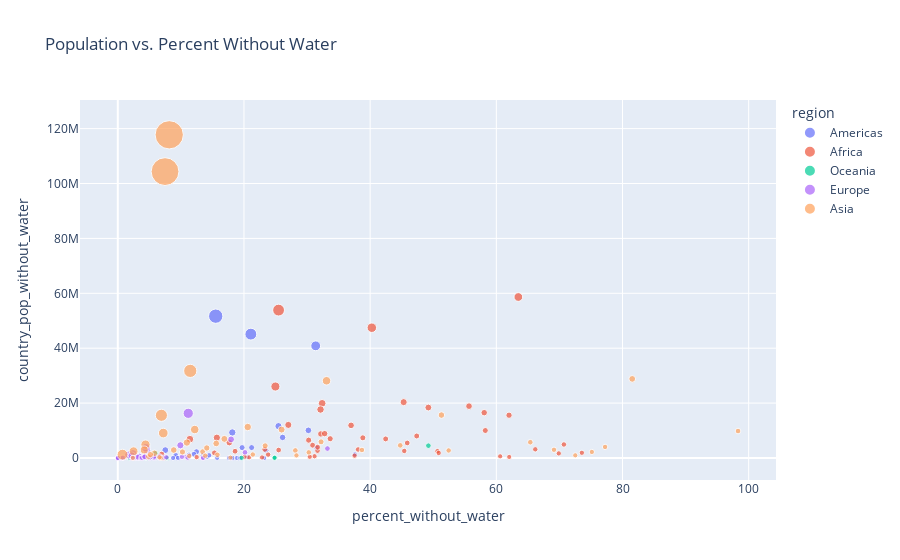

Here is the notebook cell this chart was saved with:
### Code cell
# plot the countries by population withgout water and percent without water
px.scatter(df_countries, x="percent_without_water", y="country_pop_without_water", size="bubble_size", color="region", hover_name="bubble_text", title="Population vs. Percent Without Water")

### Figure 1 — Plotly figure (JSON) as saved in the notebook; plotly's stock layout.template omitted (floating-point values rounded to 4 significant figures)
{"data": [{"hovertemplate": "<b>%{hovertext}</b><br><br>region=Americas<br>percent_without_water=%{x}<br>country_pop_without_water=%{y}<br>bubble_size=%{marker.size}<extra></extra>", "hovertext": ["British Virgin Islands", "Saint Martin (French part)", "Panama", "Suriname", "Greenland", "Guyana", "Puerto Rico", "Belize", "El Salvador", "Canada", "French Guiana", "Honduras", "Guatemala", "Costa Rica", "Dominican Republic", "Haiti", "Chile", "Colombia", "Turks and Caicos Islands", "Bahamas", "Curacao", "United States", "Jamaica", "Nicaragua", "Ecuador", "Cuba", "Guadeloupe", "Paraguay", "Brazil", "Peru", "Saint Vincent and the Grenadines", "Trinidad and Tobago", "Saint Lucia", "Martinique", "Montserrat", "Bolivia", "Venezuela", "Mexico", "Argentina", "Grenada", "Uruguay", "Saint Pierre and Miquelon", "Bonaire Sint Eustatius and Saba", "Falkland Islands", "Saint Kitts and Nevis", "United States Virgin Islands"], "legendgroup": "Americas", "marker": {"color": "#636efa", "size": [50.03, 50.04, 54.38, 50.59, 50.06, 50.79, 52.83, 50.4, 56.52, 88.07, 50.31, 60.06, 68.25, 55.14, 60.95, 61.54, 69.21, 101.3, 50.04, 50.4, 50.16, 382.9, 52.97, 56.7, 67.89, 61.32, 50.4, 57.22, 264.0, 83.36, 50.11, 51.4, 50.18, 50.37, 50.0, 61.83, 78.7, 180.3, 95.61, 50.11, 53.49, 50.01, 50.03, 50.0, 50.05, 50.1], "sizemode": "area", "sizeref": 3.736, "symbol": "circle"}, "mode": "markers", "name": "Americas", "orientation": "v", "showlegend": true, "type": "scatter", "x": [0.03421, 0, 9.235, 5.053, 7.542, 4.109, 6.591, 2.134, 7.411, 7.526, 4.468, 11.29, 12.47, 6.099, 9.183, 31.52, 19.7, 18.15, 2.761, 15.75, 2.738, 15.52, 14.14, 14.46, 21.21, 12.05, 18.23, 13.5, 21.09, 30.21, 2.014, 20.51, 7.412, 9.545, 8.762, 23.5, 26.12, 31.37, 25.47, 17.62, 37.57, 0.3555, 18.88, 23.2, 18.15, 19.4], "xaxis": "x", "y": [10.41, 0, 404600.0, 29900.0, 4289.0, 32480.0, 186400.0, 8642.0, 483100.0, 2865000.0, 13690.0, 1136000.0, 2276000.0, 313400.0, 1006000.0, 3638000.0, 3785000.0, 9303000.0, 1083.0, 62510.0, 4513.0, 51670000.0, 420400.0, 969200.0, 3795000.0, 1364000.0, 72910.0, 974900.0, 45130000.0, 10080000.0, 2241.0, 287800.0, 13670.0, 35770.0, 436.4, 2781000.0, 7498000.0, 40860000.0, 11610000.0, 19910.0, 1309000.0, 20.52, 4992.0, 818.5, 9717.0, 20210.0], "yaxis": "y"}, {"hovertemplate": "<b>%{hovertext}</b><br><br>region=Africa<br>percent_without_water=%{x}<br>country_pop_without_water=%{y}<br>bubble_size=%{marker.size}<extra></extra>", "hovertext": ["Mauritius", "Congo", "Eswatini", "Lesotho", "Malawi", "Guinea-Bissau", "Equatorial Guinea", "Sierra Leone", "Uganda", "Zambia", "Tanzania", "Central African Republic", "Democratic Republic of Congo", "Mozambique", "Burundi", "South Africa", "Guinea", "Cameroon", "Madagascar", "Nigeria", "Rwanda", "Togo", "Reunion", "Egypt", "Zimbabwe", "Angola", "Liberia", "Cote d'Ivoire", "Ghana", "Gambia", "Kenya", "Gabon", "Benin", "Sao Tome and Principe", "Ethiopia", "Morocco", "Algeria", "Mali", "South Sudan", "Burkina Faso", "Tunisia", "Senegal", "Chad", "Eritrea", "Namibia", "Mauritania", "Niger", "Botswana", "Djibouti", "Sudan", "Somalia", "Western Sahara", "Libya"], "legendgroup": "Africa", "marker": {"color": "#EF553B", "size": [51.27, 55.66, 51.17, 52.16, 69.65, 52.02, 51.45, 58.14, 97.12, 68.92, 111.5, 54.92, 142.4, 82.16, 62.26, 110.0, 63.5, 77.22, 78.43, 261.4, 63.28, 58.48, 50.9, 154.3, 65.09, 83.93, 55.18, 77.05, 81.73, 52.49, 105.0, 52.28, 62.45, 50.22, 167.9, 87.34, 94.62, 70.86, 61.38, 71.5, 61.94, 67.2, 66.91, 53.6, 52.59, 54.78, 75.13, 52.4, 51.0, 94.91, 66.36, 50.61, 56.96], "sizemode": "area", "sizeref": 3.736, "symbol": "circle"}, "mode": "markers", "name": "Africa", "orientation": "v", "showlegend": true, "type": "scatter", "x": [2.342, 45.41, 20.81, 20.09, 6.952, 31.19, 30.42, 38.09, 15.7, 38.84, 32.39, 50.67, 63.49, 36.98, 15.31, 11.42, 23.3, 32.18, 58.08, 25.49, 18.59, 31.66, 22.86, 24.98, 30.88, 55.67, 23.83, 32.79, 17.67, 12.5, 32.13, 37.53, 31.67, 7.417, 40.26, 49.23, 27.03, 33.66, 25.5, 30.25, 45.88, 58.25, 47.38, 50.87, 73.56, 66.18, 62.01, 69.9, 60.61, 45.31, 42.46, 62.04, 70.71], "xaxis": "x", "y": [29820.0, 2569000.0, 243900.0, 433800.0, 1366000.0, 628600.0, 441100.0, 3101000.0, 7398000.0, 7349000.0, 19920000.0, 2493000.0, 58650000.0, 11890000.0, 1877000.0, 6860000.0, 3144000.0, 8761000.0, 16510000.0, 53880000.0, 2468000.0, 2684000.0, 206100.0, 26040000.0, 4661000.0, 18890000.0, 1234000.0, 8872000.0, 5608000.0, 311000.0, 17670000.0, 855300.0, 3944000.0, 16570.0, 47460000.0, 18380000.0, 12060000.0, 7021000.0, 2902000.0, 6504000.0, 5476000.0, 10020000.0, 8014000.0, 1832000.0, 1903000.0, 3160000.0, 15580000.0, 1676000.0, 607400.0, 20350000.0, 6946000.0, 379600.0, 4920000.0], "yaxis": "y"}, {"hovertemplate": "<b>%{hovertext}</b><br><br>region=Oceania<br>percent_without_water=%{x}<br>country_pop_without_water=%{y}<br>bubble_size=%{marker.size}<extra></extra>", "hovertext": ["Fiji", "Solomon Islands", "Papua New Guinea", "New Zealand", "New Caledonia", "Australia", "Vanuatu", "Palau", "Samoa"], "legendgroup": "Oceania", "marker": {"color": "#00cc96", "size": [50.9, 50.7, 59.12, 54.86, 50.29, 75.79, 50.31, 50.02, 50.2], "sizemode": "area", "sizeref": 3.736, "symbol": "circle"}, "mode": "markers", "name": "Oceania", "orientation": "v", "showlegend": true, "type": "scatter", "x": [4.477, 24.91, 49.23, 4.874, 19.62, 5.986, 7.798, 1.883, 24.84], "xaxis": "x", "y": [40420.0, 175400.0, 4490000.0, 236900.0, 56550.0, 1544000.0, 24520.0, 342.1, 49710.0], "yaxis": "y"}, {"hovertemplate": "<b>%{hovertext}</b><br><br>region=Europe<br>percent_without_water=%{x}<br>country_pop_without_water=%{y}<br>bubble_size=%{marker.size}<extra></extra>", "hovertext": ["Sweden", "Norway", "Malta", "Netherlands", "Albania", "Estonia", "France", "Slovakia", "Finland", "Isle of Man", "Austria", "Lithuania", "United Kingdom", "Moldova", "Hungary", "Switzerland", "Slovenia", "Poland", "Italy", "Romania", "Ireland", "Belarus", "Latvia", "Denmark", "North Macedonia", "Faeroe Islands", "Russia", "Belgium", "Ukraine", "Germany", "Czechia", "Bosnia and Herzegovina", "Serbia", "Bulgaria", "Croatia", "Montenegro", "Cyprus", "Portugal", "Spain", "Liechtenstein", "Andorra", "Iceland", "Luxembourg", "Greece"], "legendgroup": "Europe", "marker": {"color": "#ab63fa", "size": [60.16, 55.47, 50.44, 67.17, 52.87, 51.33, 115.4, 55.46, 55.55, 50.09, 59.04, 52.69, 118.2, 54.02, 59.63, 58.72, 52.08, 87.8, 110.4, 69.13, 54.98, 59.44, 51.87, 55.81, 52.08, 50.05, 195.9, 61.63, 93.47, 133.9, 60.72, 53.26, 58.7, 56.9, 54.08, 50.63, 51.22, 60.17, 96.75, 50.04, 50.08, 50.34, 50.63, 60.37], "sizemode": "area", "sizeref": 3.736, "symbol": "circle"}, "mode": "markers", "name": "Europe", "orientation": "v", "showlegend": true, "type": "scatter", "x": [2.371, 2.159, 0, 2.576, 3.725, 5.743, 1.695, 3.079, 2.827, 3.344, 0.6391, 6.592, 2.402, 10.82, 5.758, 0.8247, 7.214, 17.95, 4.612, 3.422, 4.477, 3.142, 3.694, 4.198, 3.846, 5.012, 11.16, 4.242, 2.201, 4.438, 4.262, 7.713, 6.608, 5.188, 10.17, 13.55, 11.08, 20.16, 9.916, 0, 1.176e-15, 13.5, 2.404, 33.23], "xaxis": "x", "y": [240900.0, 118000.0, 0, 442400.0, 107000.0, 76110.0, 1109000.0, 168100.0, 156800.0, 2856.0, 57800.0, 177300.0, 1638000.0, 435300.0, 554800.0, 71880.0, 150000.0, 6786000.0, 2784000.0, 654500.0, 223100.0, 296700.0, 68960.0, 244000.0, 80100.0, 2459.0, 16290000.0, 493500.0, 956600.0, 3723000.0, 457100.0, 251700.0, 574800.0, 357800.0, 414900.0, 85090.0, 134700.0, 2050000.0, 4635000.0, 0, 9.095e-13, 46370.0, 15260.0, 3446000.0], "yaxis": "y"}, {"hovertemplate": "<b>%{hovertext}</b><br><br>region=Asia<br>percent_without_water=%{x}<br>country_pop_without_water=%{y}<br>bubble_size=%{marker.size}<extra></extra>", "hovertext": ["Japan", "Philippines", "Brunei", "Azerbaijan", "Vietnam", "Georgia", "Thailand", "Armenia", "Nepal", "Kyrgyzstan", "Myanmar", "Bangladesh", "Laos", "Pakistan", "Taiwan", "China", "Cambodia", "Malaysia", "Turkey", "Tajikistan", "Mongolia", "Iraq", "Uzbekistan", "North Korea", "Sri Lanka", "India", "Indonesia", "Bhutan", "Kazakhstan", "South Korea", "Iran", "Afghanistan", "Singapore", "Lebanon", "Syria", "Jordan", "Israel", "Turkmenistan", "Hong Kong", "Palestine", "Yemen", "Timor", "Oman", "Kuwait", "United Arab Emirates", "Qatar", "Saudi Arabia"], "legendgroup": "Asia", "marker": {"color": "#FFA15A", "size": [176.1, 161.0, 50.44, 60.22, 148.2, 53.98, 120.0, 52.97, 79.67, 56.63, 104.8, 216.3, 57.38, 275.2, 73.86, 1494.0, 66.95, 82.78, 135.0, 59.75, 53.33, 91.18, 83.94, 75.89, 71.5, 1443.0, 326.4, 50.78, 68.99, 101.3, 135.0, 89.84, 55.9, 56.77, 68.28, 60.27, 58.79, 56.12, 57.55, 55.22, 80.49, 51.34, 55.22, 54.33, 59.99, 52.93, 85.34], "sizemode": "area", "sizeref": 3.736, "symbol": "circle"}, "mode": "markers", "name": "Asia", "orientation": "v", "showlegend": true, "type": "scatter", "x": [7.206, 4.39, 6.867, 4.851, 2.496, 6.62, 4.191, 2.386, 5.812, 11.33, 20.59, 0.7398, 15.79, 6.91, 5.173, 8.153, 13.46, 8.873, 12.19, 28.14, 28.32, 16.89, 15.6, 14.1, 10.25, 7.488, 11.49, 17.86, 23.36, 10.95, 33.09, 25.97, 21.4, 30.27, 32.22, 44.77, 65.39, 13.86, 38.7, 52.44, 51.3, 72.51, 77.24, 69.14, 98.31, 75.14, 81.54], "xaxis": "x", "y": [9084000.0, 4875000.0, 30320.0, 495900.0, 2451000.0, 263500.0, 2932000.0, 70830.0, 1725000.0, 750900.0, 11290000.0, 1230000.0, 1166000.0, 15560000.0, 1234000.0, 117700000.0, 2280000.0, 2908000.0, 10370000.0, 2744000.0, 942800.0, 6955000.0, 5294000.0, 3651000.0, 2203000.0, 104300000.0, 31740000.0, 139300.0, 4437000.0, 5618000.0, 28130000.0, 10340000.0, 1262000.0, 2049000.0, 5888000.0, 4597000.0, 5747000.0, 848000.0, 2923000.0, 2739000.0, 15640000.0, 974500.0, 4034000.0, 2993000.0, 9822000.0, 2202000.0, 28820000.0], "yaxis": "y"}], "layout": {"legend": {"itemsizing": "constant", "title": {"text": "region"}, "tracegroupgap": 0}, "title": {"text": "Population vs. Percent Without Water"}, "xaxis": {"anchor": "y", "domain": [0, 1], "title": {"text": "percent_without_water"}}, "yaxis": {"anchor": "x", "domain": [0, 1], "title": {"text": "country_pop_without_water"}}}}
